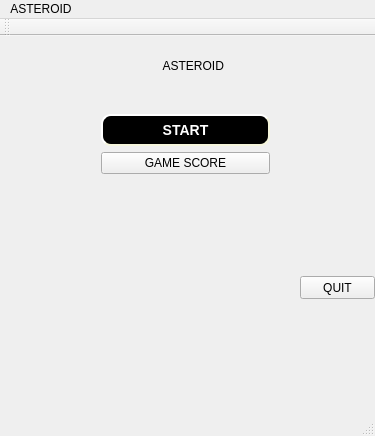
<?xml version="1.0" encoding="UTF-8"?>
<ui version="4.0">
 <class>MainWindow</class>
 <widget class="QMainWindow" name="MainWindow">
  <property name="geometry">
   <rect>
    <x>0</x>
    <y>0</y>
    <width>375</width>
    <height>436</height>
   </rect>
  </property>
  <property name="windowTitle">
   <string>MainWindow</string>
  </property>
  <widget class="QWidget" name="centralWidget">
   <widget class="QLabel" name="label">
    <property name="geometry">
     <rect>
      <x>140</x>
      <y>20</y>
      <width>91</width>
      <height>20</height>
     </rect>
    </property>
    <property name="text">
     <string>       ASTEROID</string>
    </property>
   </widget>
   <widget class="QWidget" name="verticalLayoutWidget">
    <property name="geometry">
     <rect>
      <x>90</x>
      <y>40</y>
      <width>191</width>
      <height>181</height>
     </rect>
    </property>
    <layout class="QVBoxLayout" name="verticalLayout">
     <item>
      <spacer name="verticalSpacer">
       <property name="orientation">
        <enum>Qt::Vertical</enum>
       </property>
       <property name="sizeHint" stdset="0">
        <size>
         <width>20</width>
         <height>38</height>
        </size>
       </property>
      </spacer>
     </item>
     <item>
      <widget class="QPushButton" name="pushButton">
       <property name="styleSheet">
        <string notr="true">background-color:rgb(0, 0, 0);

color:white;
border: 5px solid white;
border-style: outset;
    border-width: 2px;
    border-radius: 10px;
    border-color: beige;
    font: bold 14px;
    min-width: 10em;
    padding: 6px;

</string>
       </property>
       <property name="text">
        <string>START</string>
       </property>
      </widget>
     </item>
     <item>
      <widget class="QPushButton" name="pushButton_2">
       <property name="text">
        <string>GAME SCORE</string>
       </property>
      </widget>
     </item>
     <item>
      <spacer name="verticalSpacer_2">
       <property name="orientation">
        <enum>Qt::Vertical</enum>
       </property>
       <property name="sizeHint" stdset="0">
        <size>
         <width>186</width>
         <height>83</height>
        </size>
       </property>
      </spacer>
     </item>
    </layout>
   </widget>
   <widget class="QPushButton" name="pushButton_3">
    <property name="geometry">
     <rect>
      <x>300</x>
      <y>240</y>
      <width>75</width>
      <height>23</height>
     </rect>
    </property>
    <property name="text">
     <string>QUIT</string>
    </property>
   </widget>
  </widget>
  <widget class="QMenuBar" name="menuBar">
   <property name="geometry">
    <rect>
     <x>0</x>
     <y>0</y>
     <width>375</width>
     <height>21</height>
    </rect>
   </property>
   <widget class="QMenu" name="menuASTEROID">
    <property name="title">
     <string>ASTEROID</string>
    </property>
   </widget>
   <addaction name="menuASTEROID"/>
  </widget>
  <widget class="QToolBar" name="mainToolBar">
   <attribute name="toolBarArea">
    <enum>TopToolBarArea</enum>
   </attribute>
   <attribute name="toolBarBreak">
    <bool>false</bool>
   </attribute>
  </widget>
  <widget class="QStatusBar" name="statusBar"/>
 </widget>
 <layoutdefault spacing="6" margin="11"/>
 <resources/>
 <connections/>
</ui>
